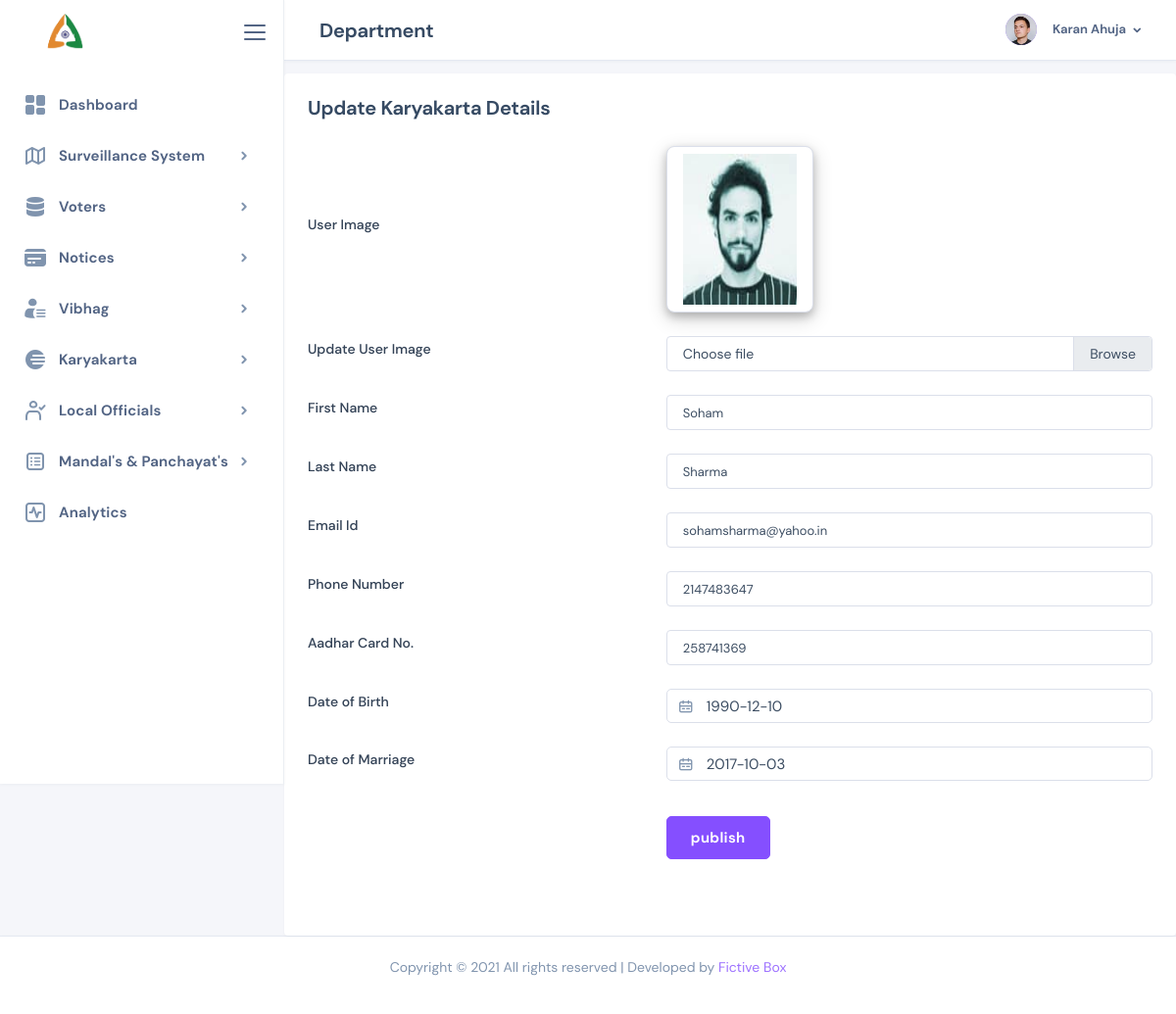
Page /admin/edit_worker.php?id=16 (signed in) on the committed database.
### tables this page shows
CREATE TABLE `tbl_bjp_workers` (
  `id` int(11) NOT NULL AUTO_INCREMENT,
  `f_name` varchar(255) NOT NULL,
  `l_name` varchar(255) DEFAULT NULL,
  `user_image` varchar(255) DEFAULT NULL,
  `email` varchar(255) DEFAULT NULL,
  `phone_no` bigint(20) NOT NULL,
  `aadhar_no` bigint(20) DEFAULT NULL,
  `dob` date NOT NULL,
  `dom` date DEFAULT NULL,
  `created_at` timestamp NOT NULL DEFAULT current_timestamp() ON UPDATE current_timestamp(),
  `updated_at` timestamp NULL DEFAULT NULL,
  PRIMARY KEY (`id`)
);

### configs/includes.php (called while the page is built, shortened)
<?php
function get_user_details($conn,$user_id){
    $query = "SELECT department_id,f_name,l_name,user_image,email,username,assigned_loksabha FROM tbl_admin_users WHERE id=$user_id";
    mysqli_set_charset($conn,'utf8');
    $loginUser = mysqli_query($conn, $query);
    $loginUserData = mysqli_fetch_assoc($loginUser);
    return $loginUserData;
}
function get_department_details($conn,$deptId){
    $dept = "SELECT name FROM tbl_department WHERE id=$deptId";
    mysqli_set_charset($conn,'utf8');
    $deptData = mysqli_query($conn, $dept);
    $deptName = mysqli_fetch_assoc($deptData)['name'];
    return $deptName;
}
function get_bjp_workers($conn,$worker_id){
    $response = array();
    $query = "SELECT id, f_name, l_name, user_image, email, phone_no, aadhar_no, dob, dom FROM tbl_bjp_workers";
    $query = isset($worker_id) ? $query." where id = $worker_id" : $query;
    mysqli_set_charset($conn,'utf8');
    $value= mysqli_query($conn,$query);
    $result= mysqli_fetch_all($value);
    foreach($result as $key => $value){
        foreach($value as $innerKey => $innerValue){
            $response[$key]['id'] = $value[0];
            $response[$key]['f_name'] = $value[1];
            $response[$key]['l_name'] = isset($value[2]) ? $value[2] : '' ;
            $response[$key]['user_image'] = $value[3];
            $response[$key]['email'] = $value[4];
            $response[$key]['phone_no'] = $value[5];
            $response[$key]['aadhar_no'] = $value[6];
            $response[$key]['dob'] = $value[7];
            $response[$key]['dom'] = $value[8];
        }
    }
    if(count($response) > 1 || !isset($worker_id)){
    }else{
        $response = $response[0];
    }
    return $response;
}
?>

### admin/edit_worker.php (the view, shortened to what this page needs)
<?php
include_once '../configs/includes.php';
if (!isset($_SESSION['user_id'])) {
    header("Location: login.php");
} else {
    $worker_dir_name = dirname($_SERVER['PHP_SELF']);
    $user_id = $_SESSION['user_id'];
    $loginUserData = get_user_details($conn, $user_id);
    $adminName = $loginUserData['f_name'] . ' ' . $loginUserData['l_name'];
    $adminImage = $loginUserData['user_image'];
}
$bjp_worker_details = get_bjp_workers($conn,$_GET['id']);
?>
<!DOCTYPE html>
<html lang="zxx" class="js">
<?php include_once 'head.php'; ?>
<body class="nk-body bg-lighter npc-default has-sidebar">
    <div class="nk-app-root">
        <div class="nk-main ">
            <?php include_once 'sidebar.php'; ?>
            <div class="nk-wrap ">
                <?php include_once 'header.php'; ?>
                <div class="nk-block nk-block-lg">
                    <div class="nk-block-head" style="padding: 75px 10px 0px 10px;">
                    </div>
                    <div class="card">
                        <div class="card-inner">
                            <div class="card-head">
                                <h5 class="card-title">Update Karyakarta Details</h5>
                            </div>
                            <form method="POST" enctype="multipart/form-data" class="gy-3">
                                <div class="row g-3 align-center">
                                    <div class="col-lg-5">
                                        <div class="form-group">
                                            <label class="form-label" for="site-name">User Image</label>
                                        </div>
                                    </div>
                                    <div class="col-lg-7">
                                        <div class="form-group">
                                            <div class="form-control-wrap">
                                                <img class="form-control" src=<?php
                                                $image_file = isset($bjp_worker_details['user_image']) ? $bjp_worker_details['user_image'] : 'no-user-image.png';
                                                echo $worker_dir_name . '/images/avatar/'.$image_file ?> id="output" style="width: 150px; height:170px;  background-color: white;  box-shadow: 0 4px 8px 0 rgba(0, 0, 0, 0.2), 0 6px 20px 0 rgba(0, 0, 0, 0.19); border-radius: 8px;">
                                            </div>
                                        </div>
                                    </div>
                                </div>
                                <div class="row g-3 align-center">
                                    <div class="col-lg-5">
                                        <div class="form-group">
                                            <label class="form-label">Update User Image</label>
                                        </div>
                                    </div>
                                    <div class="col-lg-7">
                                        <div class="form-group">
                                            <div class="form-control-wrap">
                                                <div class="custom-file">
                                                    <label class="custom-file-label" for="customFile">Choose file</label>
                                                </div>
                                            </div>
                                        </div>
                                    </div>
                                </div>
                                <div class="row g-3 align-center">
                                    <div class="col-lg-5">
                                        <div class="form-group">
                                            <label class="form-label">First Name</label>
                                        </div>
                                    </div>
                                    <div class="col-lg-7">
                                        <div class="form-group">
                                            <div class="form-control-wrap">
                                            <input type="text" class="form-control" placeholder="Enter first name" name="f_name" onkeypress="return AvoidSpace(event)" value="<?php echo $bjp_worker_details['f_name']?>" required>
                                            </div>
                                        </div>
                                    </div>
                                </div>
                                <div class="row g-3 align-center">
                                    <div class="col-lg-5">
                                        <div class="form-group">
                                            <label class="form-label">Last Name</label>
                                        </div>
                                    </div>
                                    <div class="col-lg-7">
                                        <div class="form-group">
                                            <div class="form-control-wrap">
                                            <input type="text" class="form-control" placeholder="Enter last name" name="l_name" onkeypress="return AvoidSpace(event)" value="<?php echo $bjp_worker_details['l_name']?>">
                                            </div>
                                        </div>
                                    </div>
                                </div>
                                <div class="row g-3 align-center">
                                    <div class="col-lg-5">
                                        <div class="form-group">
                                            <label class="form-label">Email Id</label>
                                        </div>
                                    </div>
                                    <div class="col-lg-7">
                                        <div class="form-group">
                                            <div class="form-control-wrap">
                                            <input type="email" class="form-control" placeholder="Enter e-mail address" name="worker_email" onblur="validateEmail(this)" onkeypress="return AvoidSpace(event)" value="<?php echo $bjp_worker_details['email']?>">
                                            </div>
                                        </div>
                                    </div>
                                </div>
                                <div class="row g-3 align-center">
                                    <div class="col-lg-5">
                                        <div class="form-group">
                                            <label class="form-label">Phone Number</label>
                                        </div>
                                    </div>
                                    <div class="col-lg-7">
                                        <div class="form-group">
                                            <div class="form-control-wrap">
                                            <input type="number" class="form-control" placeholder="Enter phone number" name="phone_no" onkeypress="return AvoidSpace(event)" value="<?php echo $bjp_worker_details['phone_no']?>" required>
                                            </div>
                                        </div>
                                    </div>
                                </div>
                                <div class="row g-3 align-center">
                                    <div class="col-lg-5">
                                        <div class="form-group">
                                            <label class="form-label">Aadhar Card No.</label>
                                        </div>
                                    </div>
                                    <div class="col-lg-7">
                                        <div class="form-group">
                                            <div class="form-control-wrap">
                                            <input type="number" class="form-control" placeholder="Enter adhaar number" name="aadhar_no" onkeypress="return AvoidSpace(event)" value="<?php echo $bjp_worker_details['aadhar_no']?>" required>
                                            </div>
                                        </div>
                                    </div>
                                </div>
                                <div class="row g-3 align-center">
                                    <div class="col-lg-5">
                                        <div class="form-group">
                                            <label class="form-label">Date of Birth</label>
                                        </div>
                                    </div>
                                    <div class="col-lg-7">
                                        <div class="form-group">
                                            <div class="form-control-wrap">
                                            <div class="form-icon form-icon-left">
                                                <em class="icon ni ni-calendar"></em>
                                            </div>
                                                <input value="<?php echo $bjp_worker_details['dob']?>" style="max-height: 35px;" type="text" name="dob" placeholder="Enter birthday date" class="form-control form-control-xl form-control-outlined date-picker disableKeyPress"  onkeypress="return AvoidSpace(event)" id="outlined-date-picker" required data-date-format="yyyy-mm-dd">
                                            </div>
                                        </div>
                                    </div>
                                </div>
                                <div class="row g-3 align-center">
                                    <div class="col-lg-5">
                                        <div class="form-group">
                                            <label class="form-label">Date of Marriage</label>
                                        </div>
                                    </div>
                                    <div class="col-lg-7">
                                        <div class="form-group">
                                            <div class="form-control-wrap">
                                            <div class="form-icon form-icon-left">
                                                <em class="icon ni ni-calendar"></em>
                                            </div>
                                                <?php
                                                $dom = (date('Y',strtotime($bjp_worker_details['dom'])) > '1970') ? date('d-m-Y',strtotime($bjp_worker_details['dom'])) : NULL;
                                                if($dom)
                                                    $dom = $bjp_worker_details['dom'];
                                                else
                                                    $dom = NULL;
                                                ?>
                                                <input value="<?php echo $dom;?>" style="max-height: 35px;" type="text" name="dom" placeholder="Enter marriage date" class="form-control form-control-xl form-control-outlined date-picker disableKeyPress"  onkeypress="return AvoidSpace(event)" id="outlined-date-picker" data-date-format="yyyy-mm-dd">
                                            </div>
                                        </div>
                                    </div>
                                </div>
                                <div class="row g-3">
                                    <div class="col-lg-7 offset-lg-5">
                                        <div class="form-group mt-2">
                                            <button type="submit" class="btn btn-lg btn-primary">publish</button><br><br><br>
                                        </div>
                                    </div>
                                </div>
                            </form>
                        </div>
                    </div>
                </div>
            </div>
        </div>
        <?php include_once 'footer.php'; ?>
    </div>
</body>
</html>

### admin/header.php (shortened to what this page needs)
<?php
include_once '../configs/includes.php';
$user_id = $_SESSION['user_id'];
$loginUserData = get_user_details($conn,$user_id);
$deptId = $loginUserData['department_id'];
$deptNameValue = get_department_details($conn, $deptId);
?>
<div class="nk-header nk-header-fixed is-light">
    <div class="container-fluid">
        <div class="nk-header-wrap">
            <h5 style="padding-top: 8px;"><?php
            $deptName = ($deptName === 'Super Admin')? $deptName : $deptName . ' Department';
            echo $deptName ?></h5>
            <div class="nk-header-tools">
                <ul class="nk-quick-nav">
                    <li class="dropdown user-dropdown">
                        <a href="#" class="dropdown-toggle mr-n1" data-toggle="dropdown">
                            <div class="user-toggle">
                                <div class="user-avatar sm">
                                    <img src="images/avatar/<?php echo $adminImage ?>" />
                                </div>
                                <div class="user-info d-none d-xl-block">
                                    <div class="user-name dropdown-indicator"><?php echo $adminName; ?></div>
                                </div>
                            </div>
                        </a>
                    </li>
                </ul>
            </div>
        </div>
    </div>
</div>

### rows in the picture
tbl_bjp_workers: user_image (picture), f_name "Soham", l_name "Sharma", worker_email "sohamsharma@yahoo.in", phone_no "2147483647", aadhar_no "258741369", dob "1990-12-10", dom "2017-10-03"

### other values in the picture
$deptName "Department"
$adminName "Karan Ahuja"
